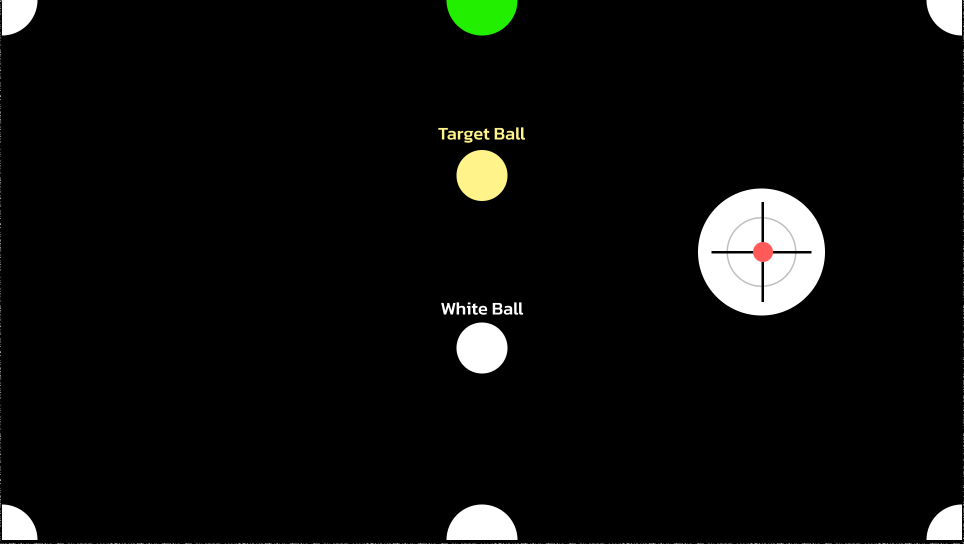
#> input picture iMac - 18.png, 1928 x 1088 px, found by its file name (shown at 1/2 size); the run also reads 1 picture not shown here
$ python TestPerspective_AlmostDone.py
#> lines starting #> are read from the running program, lines starting #| are printed output that depends on the picture; after the words box and inside, x2 and y2 are one past the last pixel; in counts of white or black regions, pixels touching at a corner belong together
import numpy as np
import cv2

vidcap = cv2.VideoCapture(0)
width = 1920
height = 1080
vidcap.set(cv2.CAP_PROP_FRAME_HEIGHT, 1080)
vidcap.set(cv2.CAP_PROP_FRAME_WIDTH, 1920)
black = cv2.imread('./pics/black3.jpg')

mac = cv2.imread('./iMac - 18.png')
#> mac is the input picture: shape (1088, 1928, 3); mean B, G, R 10.8, 12.2, 11.6

calib_data_path = "./arUco/calib_data/MultiMatrix.npz"

calib_data = np.load(calib_data_path)
#> (reads arUco/calib_data/MultiMatrix.npz from the repository)
print(calib_data.files)

cam_mat = calib_data["camMatrix"]
dist_coef = calib_data["distCoef"]
r_vectors = calib_data["rVector"]
t_vectors = calib_data["tVector"]
while True:
    succuess, img = vidcap.read()
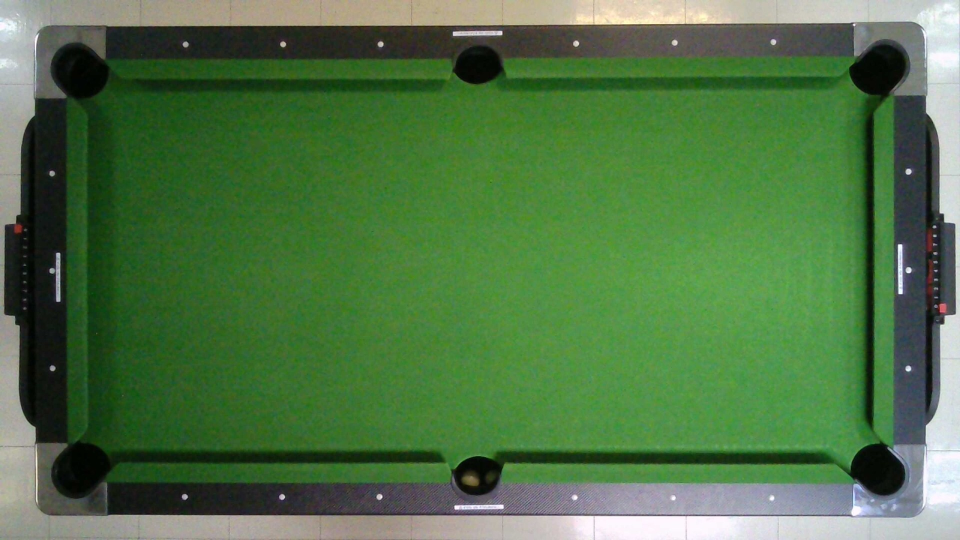
#> input picture Test_Perspective/new.jpg, 1920 x 1080 px, given in place of the camera (shown at 1/2 size)
#> img is the input picture: shape (1080, 1920, 3); mean B, G, R 70.1, 116.8, 79.5
    frame = img
    # Undistort the frame
    frame = cv2.undistort(frame, cam_mat, dist_coef)
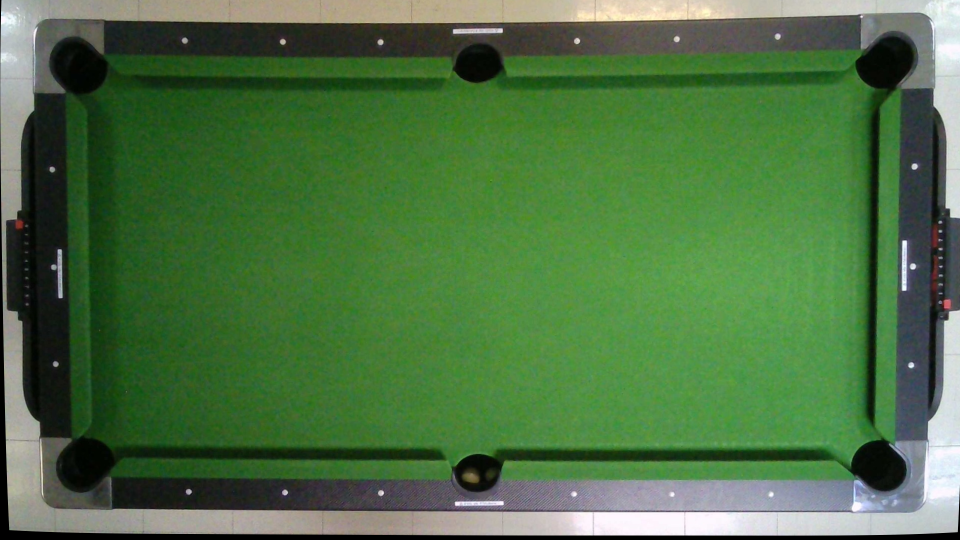
#> frame: shape (1080, 1920, 3) (shown at 1/2 size); mean B, G, R 67.3, 114, 76.6
    mac = cv2.resize(mac, (1895, 880))
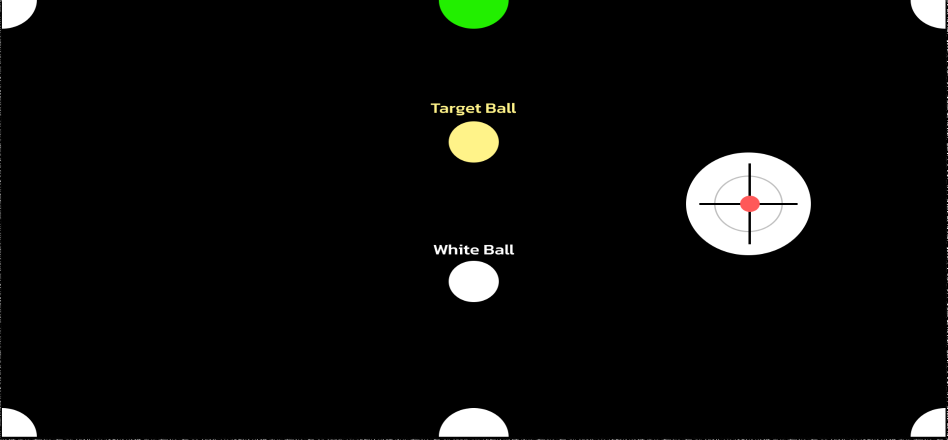
#> mac: shape (880, 1895, 3) (shown at 1/2 size); mean B, G, R 10.8, 12.2, 11.6
    tl = (232 ,22)
    bl = (180 ,900)
    tr = (1715 ,25)
    br = (1745 ,923)
    tl1 = (208 ,160)
    bl1 = (150 ,915)
    tr1 = (1709 ,178)
    br1 = (1751 ,931)
    cv2.circle(frame, tl, 3, (0, 0, 255), -1)
#> frame: shape (1080, 1920, 3); under 0.01% of pixels changed, all inside (x1, y1, x2, y2) = (229, 19, 236, 26)
    cv2.circle(frame, bl, 3, (0, 0, 255), -1)
#> frame: shape (1080, 1920, 3); mean B, G, R 67.3, 114, 76.7
    cv2.circle(frame, tr, 3, (0, 0, 255), -1)
#> frame: shape (1080, 1920, 3); mean B, G, R 67.3, 114, 76.7
    cv2.circle(frame, br, 3, (0, 0, 255), -1)
#> frame: shape (1080, 1920, 3); mean B, G, R 67.3, 114, 76.7
    cv2.line(frame, tl, bl, (0, 255, 0), 2)
    cv2.line(frame, bl, br, (0, 255, 0), 2)
    cv2.line(frame, br, tr, (0, 255, 0), 2)
    cv2.line(frame, tl, tr, (0, 255, 0), 2)
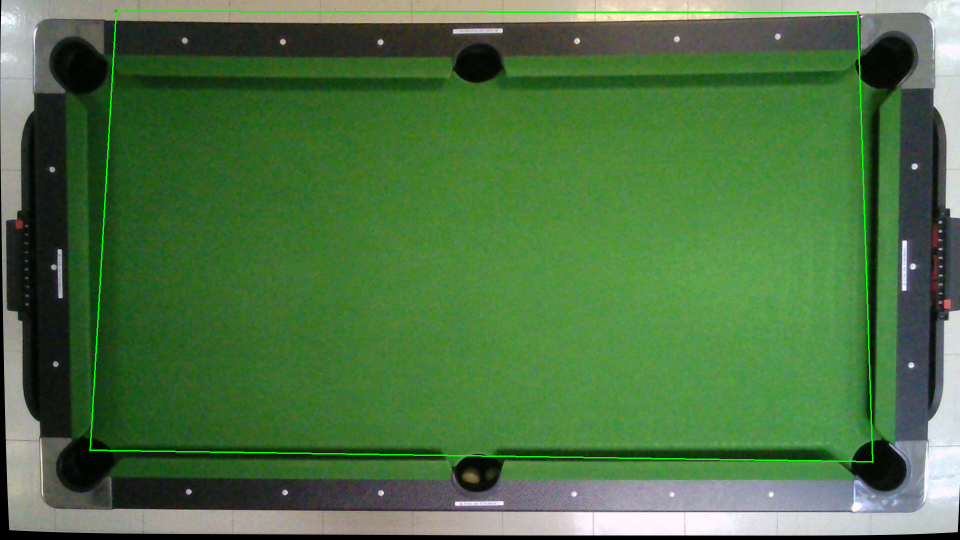
#> frame: shape (1080, 1920, 3) (shown at 1/2 size); mean B, G, R 66.9, 115.1, 76.1
    pts1 = np.float32([tl, bl, tr, br])
    pts2 = np.float32([[0, 0], [0, height], [width, 0], [width, height]])

    matrix = cv2.getPerspectiveTransform(pts1, pts2)
    # Compute the perspective transform M
    tansformed_frame = cv2.warpPerspective(frame, matrix, (width, height))
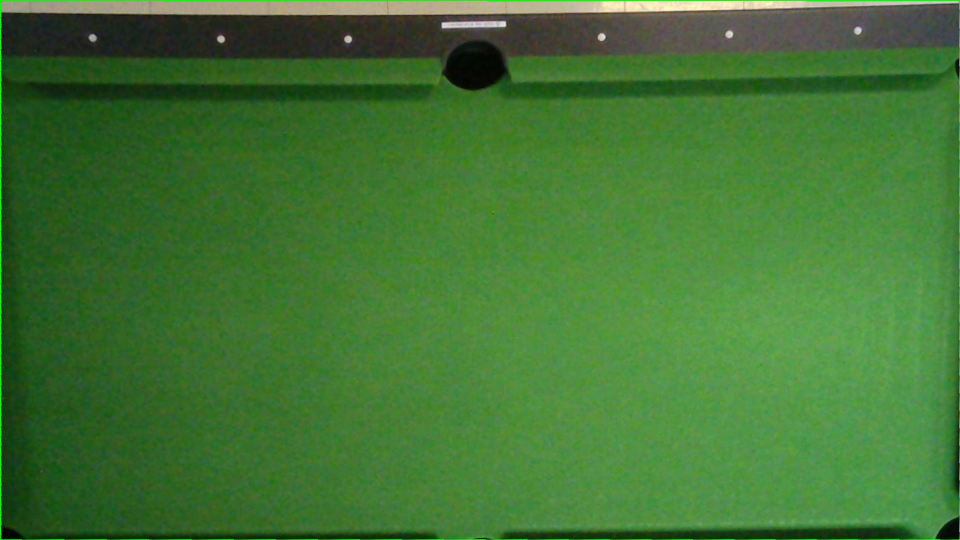
#> tansformed_frame: shape (1080, 1920, 3) (shown at 1/2 size); mean B, G, R 52.1, 117.5, 65.6

    # Get the size of the first image
    height1, width1 = black.shape[:2]
#> height1 = 180; width1 = 1920

    # Get the size of the second image
    height2, width2 = tansformed_frame.shape[:2]
#> height2 = 1080; width2 = 1920

    # Create a new image with a height equal to the sum of the heights of the two images, and a width equal to the maximum width of the two images
    new_image = np.zeros((1080, 1920, 3), np.uint8)

    # Paste the first image onto the new image, starting at the top left corner
    new_image[:height1, :width1] = black
#> new_image: shape (1080, 1920, 3); every value is 0
    # Paste the second image onto the new image, starting below the first image
    #new_image[height1:height1+height2, :width2] = tansformed_frame
    tansformed_frame[:height1,:width1]= black
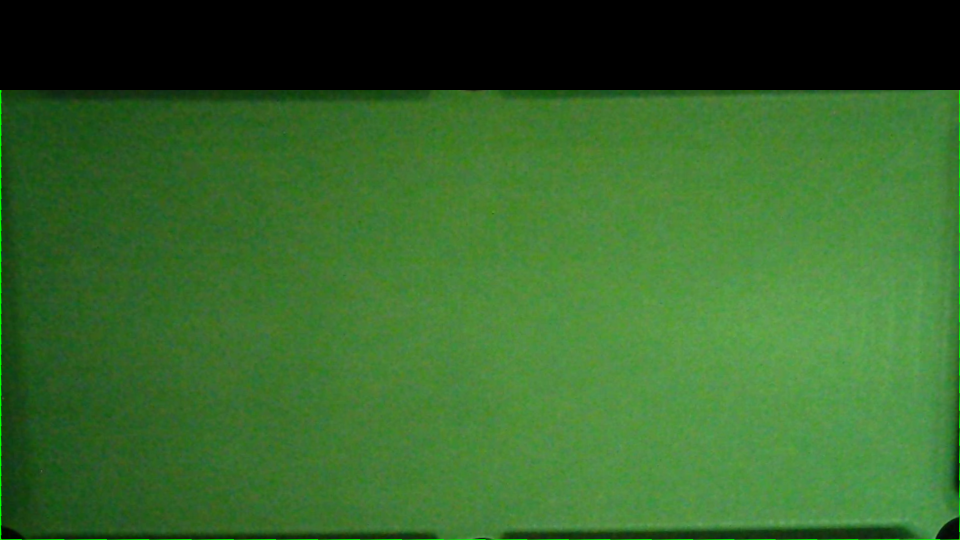
#> tansformed_frame: shape (1080, 1920, 3) (shown at 1/2 size); 16.67% of pixels changed, all inside (x1, y1, x2, y2) = (0, 0, 1920, 180)
    cv2.namedWindow('Test_Perspectice',cv2.WND_PROP_FULLSCREEN)
    cv2.setWindowProperty('Test_Perspectice', cv2.WND_PROP_FULLSCREEN, cv2.WINDOW_FULLSCREEN)
    cv2.imshow("Test_Perspectice", tansformed_frame)
    cv2.imshow("Test", frame)
    #cv2.imshow("Test_Projector", new_image)

    if cv2.waitKey(1) == 27:
#> (key Esc is pressed here)
        break
